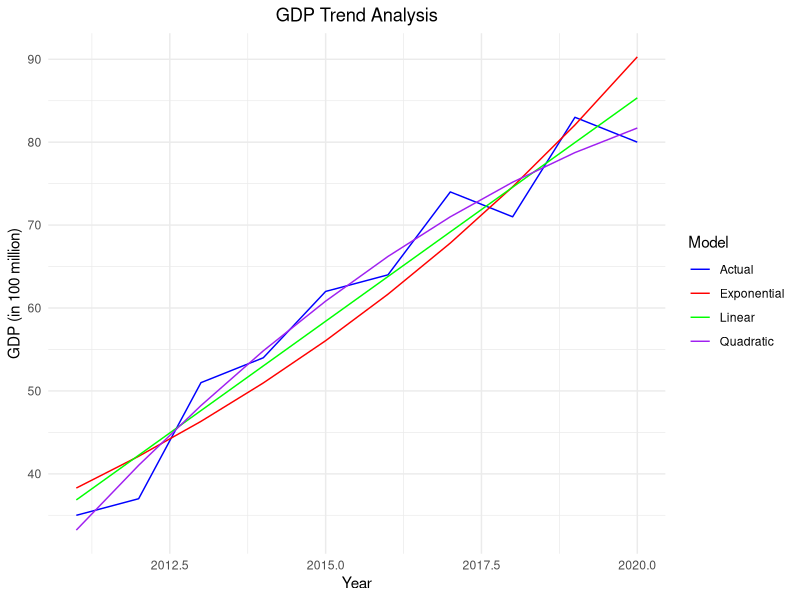
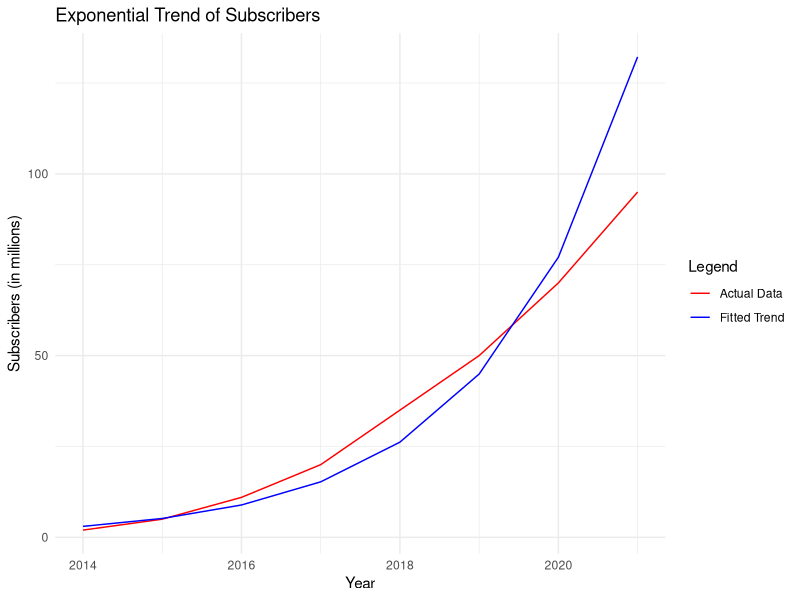
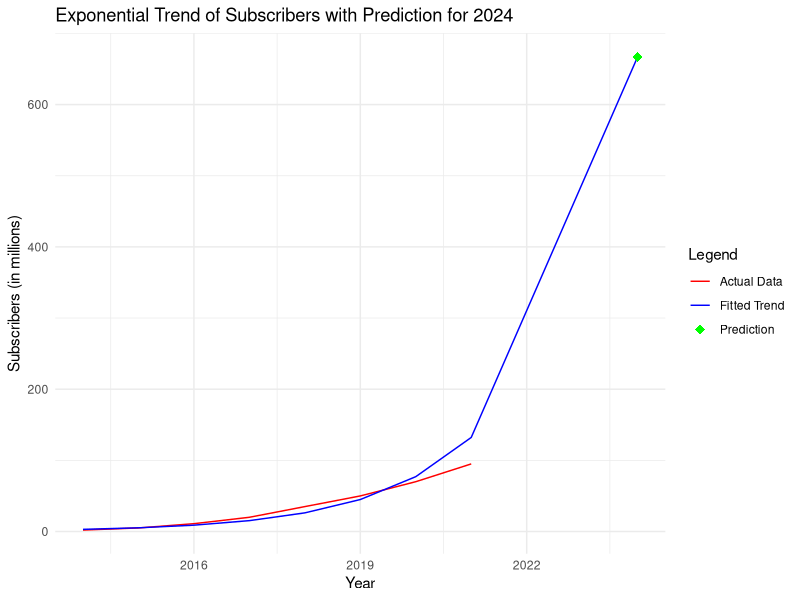

These charts were generated, in order, by the following R code:
## ---- chunk 1
knitr::opts_chunk$set(echo = TRUE)
## ---- chunk 2
#librarY
library(ggplot2)
#Data
years<-2011:2020
gdp<-c(35, 37, 51, 54, 62, 64, 74, 71, 83, 80)
#data frame
data<-data.frame(years,gdp)
#Linear regression model
linear_model<-lm(gdp~years,data=data)
linear_trend<-predict(linear_model,data)
# Quadratic regression model
quadratic_model<-lm(gdp~poly(years,2,raw=TRUE),data=data)
quadratic_trend<-predict(quadratic_model, data)
#Exponential regression model
exp_model<-lm(log(gdp)~years,data=data)
exp_trend<-exp(predict(exp_model,data))
#data frame for trends
trend_data<-data.frame(years=rep(years,4),gdp=c(gdp,linear_trend,quadratic_trend,exp_trend),model=rep(c("Actual","Linear","Quadratic","Exponential"),each=length(years)))
#Plot
ggplot(trend_data,aes(x=years,y=gdp,color=model))+geom_line(size=0.5)+scale_color_manual(values=c("blue","red","green","purple"))+labs(title='GDP Trend Analysis',x='Year',y='GDP (in 100 million)',color="Model")+theme_minimal()+theme(plot.title=element_text(hjust=0.5))
#Output model summaries to determine the best fit
summary(linear_model)
summary(quadratic_model)
summary(exp_model)
## ---- chunk 3
#Calculating forecast errors
forecast_errors<-data.frame(years=years,actual=gdp,linear_error=gdp-linear_trend,quadratic_error=gdp-quadratic_trend,exponential_error=gdp-exp_trend)
#forecast errors dataframe
print(forecast_errors)
## ---- chunk 4
# Predict GDP for 2022 using the models
linear_trend_2022 <- predict(linear_model, newdata = data.frame(years = 2022))
quadratic_trend_2022 <- predict(quadratic_model, newdata = data.frame(years = 2022))
exp_trend_2022 <- exp(predict(exp_model, newdata = data.frame(years = 2022)))
# Print predicted GDP for 2022 for all models
print(paste("Linear model prediction for 2022:", linear_trend_2022))
print(paste("Quadratic model prediction for 2022:", quadratic_trend_2022))
print(paste("Exponential model prediction for 2022:", exp_trend_2022))
## ---- chunk 5
# Define the data
years<-c(2014,2015,2016,2017,2018,2019,2020,2021)
subscribers<-c(2,5,11,20,35,50,70,95)
time<-years - 2014
#natural logarithm to the subscribers
log_subscribers<-log(subscribers)
model <- lm(log_subscribers ~ time)
#model summary
summary(model)
#exponential trend
fitted_log_values<-predict(model)
fitted_values<-exp(fitted_log_values)
#Create a data frame for visualization
data<-data.frame(years=years,subscribers=subscribers,fitted_values=fitted_values)

#Plot
ggplot(data,aes(x=years))+geom_line(aes(y = subscribers, color = "Actual Data"), size = 0.5) +geom_line(aes(y = fitted_values, color = "Fitted Trend"), size = 0.5) +scale_color_manual(name = "Legend", values = c("Actual Data" = "red", "Fitted Trend" = "blue")) +labs(title = "Exponential Trend of Subscribers", x = "Year",y = "Subscribers (in millions)") +theme_minimal()
## ---- chunk 6

#(exponential trend)
fitted_values<-exp(predict(model))
#forecast errors
forecast_errors <- subscribers - fitted_values
# Create a data frame with actual subscribers, fitted values, and forecast errors
results_df<-data.frame(Year = years,Actual_Subscribers = subscribers,Fitted_Values = fitted_values, Forecast_Errors = forecast_errors)
print(results_df)
## ---- chunk 7
#Predict the number of subscribers for 2024
time_2024<-2024-2014
predicted_log_subscribers_2024<-predict(model, newdata = data.frame(time = time_2024))
predicted_subscribers_2024<-exp(predicted_log_subscribers_2024)
cat("Predicted number of subscribers for 2024:",predicted_subscribers_2024, "\n")
#prediction for 2024 to the data frame
prediction_df<-data.frame(Year=2024,Actual_Subscribers=NA,Fitted_Values=predicted_subscribers_2024,Forecast_Errors=NA)
combined_df<-rbind(results_df, prediction_df)
#Plot
ggplot(combined_df,aes(x=Year))+geom_line(aes(y=Actual_Subscribers,color="Actual Data"),size= 0.5)+geom_line(aes(y = Fitted_Values,color="Fitted Trend"),size=0.5)+geom_point(data=prediction_df,aes(x=Year,y=Fitted_Values,color="Prediction"),size=3,shape=18)+scale_color_manual(name="Legend",values=c("Actual Data"="red","Fitted Trend"="blue","Prediction"="green"))+labs(title="Exponential Trend of Subscribers with Prediction for 2024",x="Year",
y="Subscribers (in millions)")+theme_minimal()
